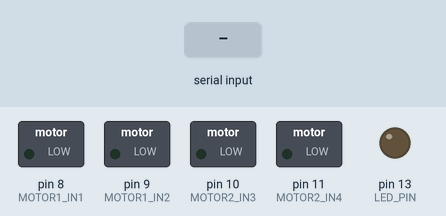
Bench run of a sketch on a simulated Arduino Uno, built with avr-gcc and run on an emulated ATmega328P. Parts: switched loads named in the sketch (green lamp = pin HIGH), output pins drawn as LEDs (lit = HIGH). Inputs (shaded band) come from the test bench.

Above: at 1.2 s.
1.3 s: "H" received over Serial
At 2.5 s:
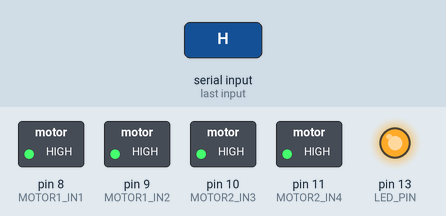
2.8 s: "L" received over Serial
At 3.7 s:
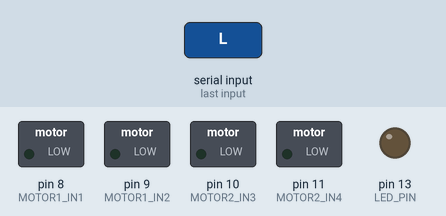
Timing chart, 0 to 5.8 s (numbered marks = the images above; inputs shaded):
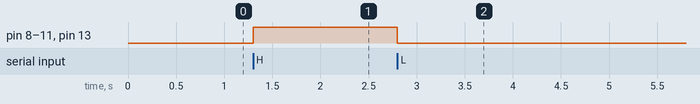

The sketch:

h_Trigger.ino
```cpp
const int LED_PIN    = 13;
const int MOTOR1_IN1 = 8;
const int MOTOR1_IN2 = 9;
const int MOTOR2_IN3 =  10;
const int MOTOR2_IN4 = 11;

void setup() {
 pinMode(LED_PIN, OUTPUT);

  // Motor A
  pinMode(MOTOR1_IN1, OUTPUT);
  pinMode(MOTOR1_IN2, OUTPUT);

  // Motor B
  pinMode(MOTOR2_IN3, OUTPUT);
  pinMode(MOTOR2_IN4, OUTPUT);

  // Stop both motors initially
  digitalWrite(MOTOR1_IN1, LOW);
  digitalWrite(MOTOR1_IN2, LOW);
  digitalWrite(MOTOR2_IN3, LOW);
  digitalWrite(MOTOR2_IN4, LOW);

  Serial.begin(115200);
}

void loop() {
  if (Serial.available()) {
    char c = Serial.read();

    if (c == 'H') {
     digitalWrite(LED_PIN, HIGH);

      // Motor A forward
      digitalWrite(MOTOR1_IN1, HIGH);
      digitalWrite(MOTOR1_IN2, HIGH);

      // Motor B forward
      digitalWrite(MOTOR2_IN3, HIGH);
      digitalWrite(MOTOR2_IN4, HIGH);

    } else if (c == 'L') {
     digitalWrite(LED_PIN, LOW);

      // Stop both motors
      digitalWrite(MOTOR1_IN1, LOW);
      digitalWrite(MOTOR1_IN2, LOW);
      digitalWrite(MOTOR2_IN3, LOW);
      digitalWrite(MOTOR2_IN4, LOW);
    }
  }
}
```

Measured:
- after the input at 1.3 s, pin 8 (MOTOR1_IN1), pin 9 (MOTOR1_IN2), pin 10 (MOTOR2_IN3), pin 11 (MOTOR2_IN4), pin 13 (LED_PIN): LOW → HIGH at once
- after the input at 2.8 s, pin 8 (MOTOR1_IN1), pin 9 (MOTOR1_IN2), pin 10 (MOTOR2_IN3), pin 11 (MOTOR2_IN4), pin 13 (LED_PIN): HIGH → LOW at once
